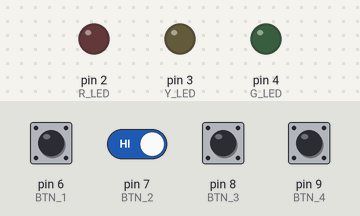
A program run on a simulated Arduino Uno, built with avr-gcc and run on an emulated ATmega328P. On the bench: output pins drawn as LEDs (lit = HIGH). The test bench sets the inputs (shaded band); at power-on: pin 6 (BTN_1), pin 7 (BTN_2), pin 8 (BTN_3), pin 9 (BTN_4) HIGH.

Above: at 1.2 s.
1.3 s: pin 6 (BTN_1) pulled LOW for 0.15 s
At 1.38 s:
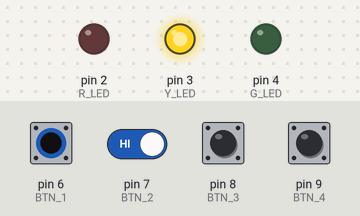
2.9 s: pin 9 (BTN_4) pulled LOW for 0.15 s
At 2.98 s:
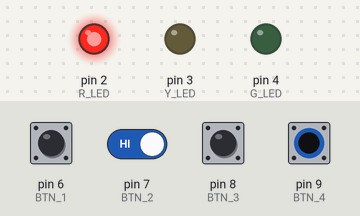
4.5 s: pin 6 (BTN_1) driven LOW and pin 7 (BTN_2) driven LOW
At 5.2 s:
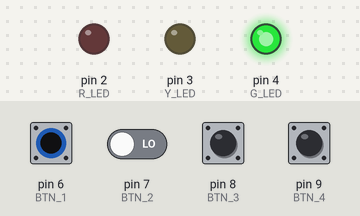
6.0 s: pin 6 (BTN_1) driven HIGH
At 6.4 s:
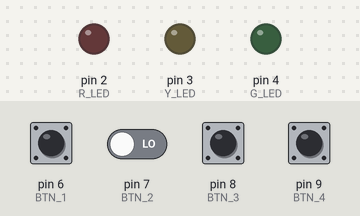
7.5 s: pin 6 (BTN_1) driven LOW
At 8.8 s:
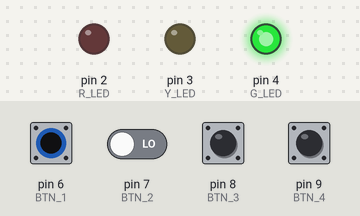
Timing chart, 0 to 10.0 s (numbered marks = the images above; inputs shaded):
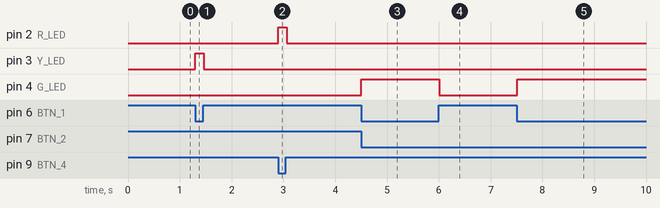

The program:

main.cpp
```cpp
#include <Arduino.h>

#define R_LED 2
#define Y_LED 3
#define G_LED 4

#define BTN_1 6
#define BTN_2 7
#define BTN_3 8
#define BTN_4 9

enum Status { OFF, ACCESS, WARNING, EMERGENCY };

bool isPressed(int pin) {
  return digitalRead(pin) == LOW;
}

void setLeds(bool r, bool y, bool g) {
  digitalWrite(R_LED, r);
  digitalWrite(Y_LED, y);
  digitalWrite(G_LED, g);
}

void setup() {
  pinMode(R_LED, OUTPUT);
  pinMode(Y_LED, OUTPUT);
  pinMode(G_LED, OUTPUT);
  pinMode(BTN_1, INPUT_PULLUP);
  pinMode(BTN_2, INPUT_PULLUP);
  pinMode(BTN_3, INPUT_PULLUP);
  pinMode(BTN_4, INPUT_PULLUP);
}

void loop() {
  Status status = OFF;

  if (isPressed(BTN_4)) {
    status = EMERGENCY;
  } else if (isPressed(BTN_1) || isPressed(BTN_3)) {
    status = isPressed(BTN_2) ? ACCESS : WARNING;
  }

  switch (status) {
    case EMERGENCY: setLeds(HIGH, LOW,  LOW);  break;
    case ACCESS:    setLeds(LOW,  LOW,  HIGH); break;
    case WARNING:   setLeds(LOW,  HIGH, LOW);  break;
    default:        setLeds(LOW,  LOW,  LOW);  break;
  }

  delay(20);  // small delay, enough for basic debouncing
}
```

Measured:
- after the input at 1.3 s, pin 3 (Y_LED): LOW → HIGH at once, → LOW 0.16 s later
- after the input at 2.9 s, pin 2 (R_LED): LOW → HIGH at once, → LOW 0.16 s later
- after the input at 4.5 s, pin 4 (G_LED): LOW → HIGH at once
- after the input at 6.0 s, pin 4 (G_LED): HIGH → LOW at once
- after the input at 7.5 s, pin 4 (G_LED): LOW → HIGH at once
